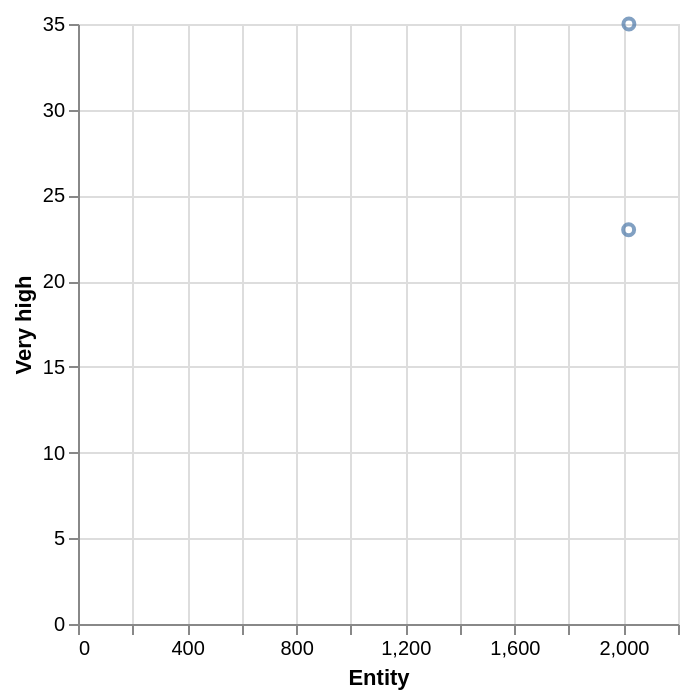

This figure's Vega-Lite source:
### Vega-Lite specification from a JSON file in a GitHub repository (floating-point values rounded to 4 significant figures)
{"$schema": "https://vega.github.io/schema/vega-lite/v5.json", "description": "Scatter plot auto-generated from CSV", "data": {"values": [{"Entity": "2019", "Very high": "23", "High": "64", "Low/Very low": "12"}, {"Entity": "2020", "Very high": "35", "High": "57", "Low/Very low": "8"}]}, "mark": "point", "encoding": {"x": {"field": "Entity", "type": "quantitative"}, "y": {"field": "Very high", "type": "quantitative"}}}
